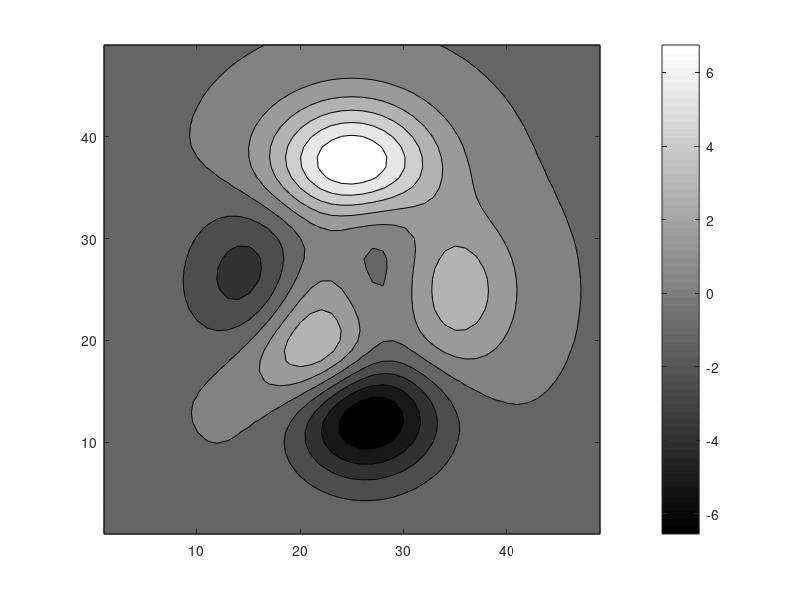

Write MATLAB code to recreate this figure. (Note: this script raises an error after producing the figure.)
% Height map 
figure 
contourf(peaks)
colormap("gray")
c = colorbar;

c.Location = 'southoutside';

c.Ticks = [-6.5 8];
c.TickLabels = {'0 mm','70 mm'};
c.TickLabelInterpreter = 'latex';

c.Label.String = 'Mould height $h$';
c.Label.Interpreter = 'latex';

% Shear angle map
figure 
contourf(peaks)
colormap("gray")
c = colorbar;

c.Location = 'southoutside';

c.Ticks = [-6.5 8];
c.TickLabels = {'$0^\circ$','$\gamma_{12}^{\rm{lim}}$'};
c.TickLabelInterpreter = 'latex';

c.Label.String = 'In-plane shear angle $\gamma_{12}$';
c.Label.Interpreter = 'latex';